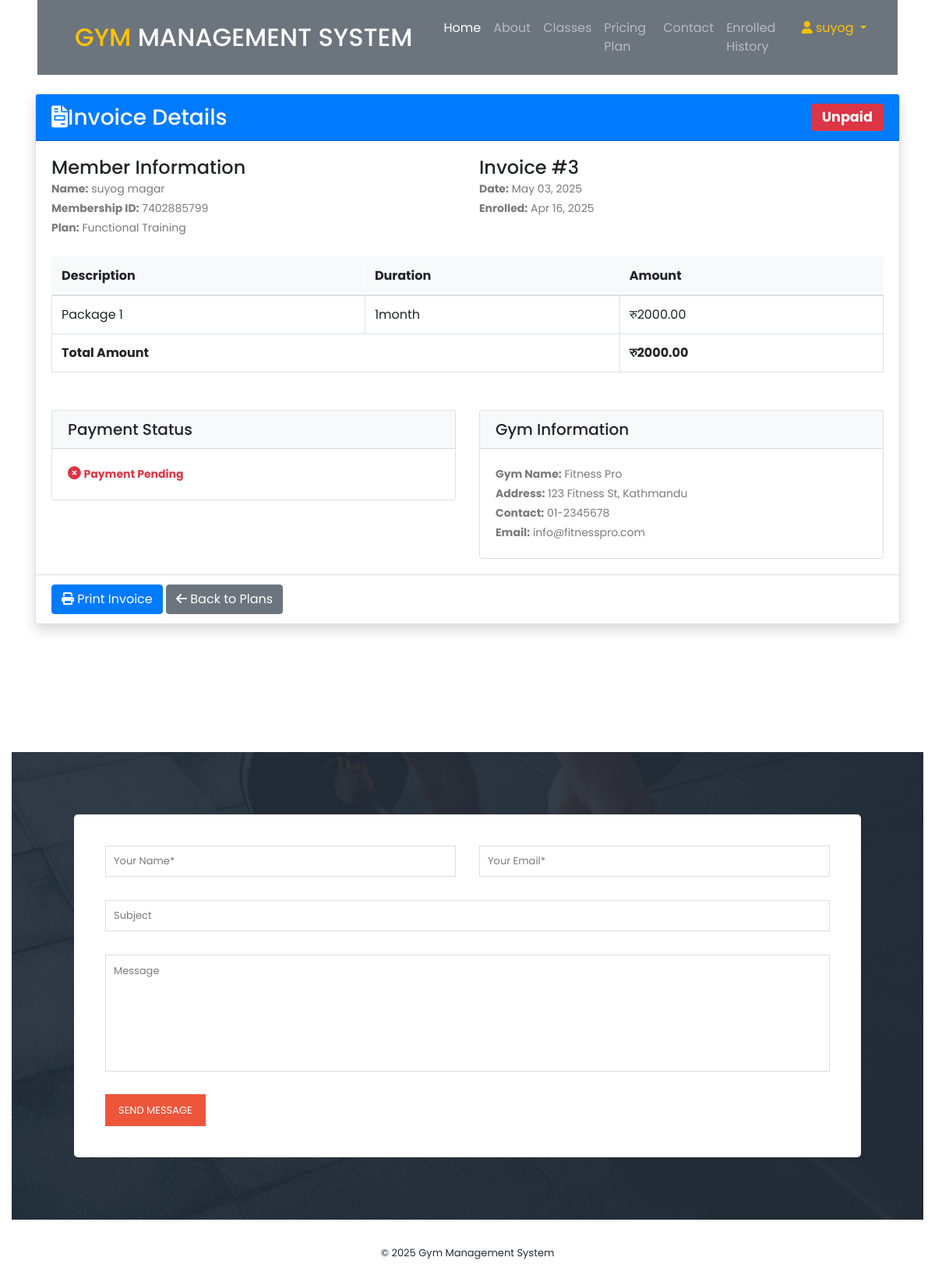
Page /invoice/3/ (signed in) on the committed database.
### app/models.py (models this page shows, shortened)
class Enroll(models.Model):
    package = models.ForeignKey(Package, on_delete=models.CASCADE, null=True, blank=True)
    register = models.ForeignKey(Signup, on_delete=models.CASCADE, null=True, blank=True)
    enrollnumber = models.CharField(max_length=100, null=True, blank=True)
    status = models.IntegerField(choices=STATUS, default=1)
    creationdate = models.DateTimeField(auto_now_add=True)

class Signup(models.Model):
    user = models.OneToOneField(User, on_delete=models.CASCADE, null=True)  # One-to-One link with User
    mobile = models.CharField(max_length=15, null=True)
    state = models.CharField(max_length=150, null=True)
    city = models.CharField(max_length=150, null=True)
    address = models.CharField(max_length=200, null=True)
    creationdate = models.DateTimeField(auto_now_add=True)

class Package(models.Model):
    category = models.ForeignKey(Category, on_delete=models.CASCADE, null=True)
    packagename = models.ForeignKey(Packagetype, on_delete=models.CASCADE, null=True)
    titlename = models.CharField(max_length=200, null=True)
    packageduration = models.CharField(max_length=50, null=True)
    price = models.DecimalField(max_digits=10, decimal_places=2, null=True)
    description = models.TextField(null=True)
    creationdate = models.DateTimeField(auto_now_add=True)

class Packagetype(models.Model):
    category = models.ForeignKey(Category, on_delete=models.CASCADE, null=True)
    packagename = models.CharField(max_length=200, null=True)
    creationdate = models.DateTimeField(auto_now_add=True)

### app/views.py (the view)
# urls.py: path('invoice/<int:enroll_id>/', view_invoice, name='view_invoice'),
def view_invoice(request, enroll_id):
    try:
        enroll = get_object_or_404(Enroll, id=enroll_id, register__user=request.user)
        payment = Payment.objects.filter(enroll=enroll).first()
        payment_status = "Paid" if (payment and payment.status == 1) else "Unpaid"
        status_badge = "bg-success" if payment_status == "Paid" else "bg-danger"
        context = {
            'enroll': enroll,
            'payment': payment,
            'date': timezone.now().date(),
            'payment_status': payment_status,
            'status_badge': status_badge
        }
        return render(request, 'invoice.html', context)
    except Exception as e:
        messages.error(request, f"Error loading invoice: {str(e)}")
        return redirect('enrolled_plans')

### templates/invoice.html (shortened to what this page needs)
{% extends 'header.html' %}
{% load static %}
{% block main_content %}
<div class="container py-4">
    <div class="card shadow">
        <div class="card-header bg-primary text-white d-flex justify-content-between align-items-center">
            <h3 class="mb-0">
                <i class="fas fa-file-invoice me-2"></i>Invoice Details
            </h3>
            <span class="badge {% if payment_status == 'Paid' %}bg-success{% else %}bg-danger{% endif %} payment-status">
                {{ payment_status }}
            </span>
        </div>
        <div class="card-body">
            <div class="row mb-4">
                <div class="col-md-6">
                    <h4>Member Information</h4>
                    <p><strong>Name:</strong> {{ enroll.register.user.get_full_name }}</p>
                    <p><strong>Membership ID:</strong> {{ enroll.enrollnumber }}</p>
                    <p><strong>Plan:</strong> {{ enroll.package.titlename }}</p>
                </div>
                <div class="col-md-6 text-end">
                    <h4>Invoice #{{ enroll.id }}</h4>
                    <p><strong>Date:</strong> {{ date|date:"M d, Y" }}</p>
                    <p><strong>Enrolled:</strong> {{ enroll.creationdate|date:"M d, Y" }}</p>
                </div>
            </div>
            <div class="table-responsive mb-4">
                <table class="table table-bordered">
                    <thead class="table-light">
                        <tr>
                            <th>Description</th>
                            <th>Duration</th>
                            <th>Amount</th>
                        </tr>
                    </thead>
                    <tbody>
                        <tr>
                            <td>{{ enroll.package.packagename.packagename }}</td>
                            <td>{{ enroll.package.packageduration }}</td>
                            <td>रु{{ enroll.package.price }}</td>
                        </tr>
                        <tr>
                            <td colspan="2" class="text-end"><strong>Total Amount</strong></td>
                            <td><strong>रु{{ enroll.package.price }}</strong></td>
                        </tr>
                    </tbody>
                </table>
            </div>
            <div class="row">
                <div class="col-md-6">
                    <div class="card">
                        <div class="card-header bg-light">
                            <h5 class="mb-0">Payment Status</h5>
                        </div>
                        <div class="card-body">
                            {% if payment_status == "Paid" %}
                                <p class="text-success">
                                    <i class="fas fa-check-circle me-2"></i>
                                    <strong>Payment Completed</strong>
                                </p>
                                {% if payment %}
                                <p><strong>Paid On:</strong> {{ payment.creationdate|date:"M d, Y" }}</p>
                                <p><strong>Transaction ID:</strong> {{ payment.transaction_uuid }}</p>
                                {% endif %}
                            {% else %}
                                <p class="text-danger">
                                    <i class="fas fa-times-circle me-2"></i>
                                    <strong>Payment Pending</strong>
                                </p>
                            {% endif %}
                        </div>
                    </div>
                </div>
                <div class="col-md-6">
                    <div class="card">
                        <div class="card-header bg-light">
                            <h5 class="mb-0">Gym Information</h5>
                        </div>
                        <div class="card-body">
                            <p><strong>Gym Name:</strong> Fitness Pro</p>
                            <p><strong>Address:</strong> 123 Fitness St, Kathmandu</p>
                            <p><strong>Contact:</strong> 01-2345678</p>
                            <p><strong>Email:</strong> info@fitnesspro.com</p>
                        </div>
                    </div>
                </div>
            </div>
        </div>
        <div class="card-footer bg-white">
            <button onclick="window.print()" class="btn btn-primary me-2">
                <i class="fas fa-print me-1"></i> Print Invoice
            </button>
            <a href="{% url 'enrolled_plans' %}" class="btn btn-secondary">
                <i class="fas fa-arrow-left me-1"></i> Back to Plans
            </a>
        </div>
    </div>
</div>
{% endblock %}

### templates/header.html (shortened to what this page needs)
{% load static %}
<!DOCTYPE html>
<html lang="en">
<head>
    <link rel="stylesheet" href="{% static 'assets/css/bootstrap.min.css' %}">
    <link rel="stylesheet" href="{% static 'assets/css/font-awesome.css' %}">
    <link rel="stylesheet" href="{% static 'assets/css/templatemo-training-studio.css' %}">
    <link rel="stylesheet" href="https://cdnjs.cloudflare.com/ajax/libs/font-awesome/6.0.0/css/all.min.css" />
</head>
<body>
<div class="container-fluid position-relative nav-bar p-0">
    <div class="position-relative px-lg-5" style="z-index: 9;">
        <nav class="navbar navbar-expand-lg bg-secondary navbar-dark py-3 py-lg-3 pl-3 pl-lg-5">
            <a href="/" class="navbar-brand">
                <h2 class="text-uppercase text-warning mb-0">Gym <span class="text-white">Management System</span></h2>
            </a>
            <div class="collapse navbar-collapse justify-content-between px-3" id="navbarCollapse">
                <ul class="navbar-nav ml-auto py-0">
                    <li class="nav-item"><a href="/" class="nav-link active">Home</a></li>
                    <li class="nav-item"><a href="#features" class="nav-link">About</a></li>
                    <li class="nav-item"><a href="#our-classes" class="nav-link">Classes</a></li>
                    <li class="nav-item"><a href="#trainers" class="nav-link">Pricing Plan</a></li>
                    <li class="nav-item"><a href="#contact-us" class="nav-link">Contact</a></li>
                    {% if request.user.is_authenticated %}
                        <li class="nav-item"><a href="/enrolled_history/" class="nav-link">Enrolled History</a></li>
                        <li class="nav-item dropdown">
                            <span class="nav-link dropdown-toggle text-warning" >
                                <i class="fa fa-user"></i> {{ request.user.first_name }}
                            </span>
                        </li>
                    {% else %}
                        <li class="nav-item"><a href="/login" class="nav-link">Login</a></li>
                    {% endif %}
                </ul>
            </div>
        </nav>
    </div>
</div>
<div class="main">
    {% block main_content %}
    {% endblock %}
</div>
<section class="section" id="contact-us">
    <div class="container-fluid">
        <div class="row">
            <div class="col-lg-12 col-md-6 col-xs-12">
                <div class="contact-form">
                    <form id="contact" action="" method="post">
                        <div class="row">
                            <div class="col-md-6">
                                <input name="name" type="text" id="name" placeholder="Your Name*" required>
                            </div>
                            <div class="col-md-6">
                                <input name="email" type="email" id="email" placeholder="Your Email*" required>
                            </div>
                            <div class="col-md-12">
                                <input name="subject" type="text" id="subject" placeholder="Subject">
                                <textarea name="message" rows="6" id="message" placeholder="Message" required></textarea>
                                <button type="submit" id="form-submit" class="main-button">Send Message</button>
                            </div>
                        </div>
                    </form>
                </div>
            </div>
        </div>
    </div>
</section>
<footer>
    <div class="container text-center">
        <p>© <script>document.write(new Date().getFullYear());</script> Gym Management System</p>
    </div>
</footer>
</body>
</html>

### static/assets/css/templatemo-training-studio.css (style rules this page uses)
html, body, div, span, applet, object, iframe, h1, h2, h3, h4, h5, h6, p, blockquote, div pre, a, abbr, acronym, address, big, cite, code, del, dfn, em, font, img, ins, kbd, q, s, samp, small, strike, strong, sub, sup, tt, var, b, u, i, center, dl, dt, dd, ol, ul, li, figure, header, nav, section, article, aside, footer, figcaption { margin: 0; padding: 0; border: 0; outline: 0; }
ul, li { padding: 0; margin: 0; list-style: none; }
header, nav, section, article, aside, footer, hgroup { display: block; }
* { box-sizing: border-box; }
html, body { font-family: 'Poppins', sans-serif; font-weight: 400; background-color: #fff; font-size: 16px; -ms-text-size-adjust: 100%; -webkit-font-smoothing: antialiased; -moz-osx-font-smoothing: grayscale; }
a { text-decoration: none !important; }
h1, h2, h3, h4, h5, h6 { margin-top: 0px; margin-bottom: 0px; }
ul { margin-bottom: 0px; }
p { font-size: 14px; line-height: 25px; color: #7a7a7a; }
html, body { background: #fff; font-family: 'Poppins', sans-serif; }
#contact-us { margin-top: 140px; }
#contact-us .contact-form { padding: 80px; background-image: url(../images/contact-bg.jpg); background-position: center center; background-repeat: no-repeat; background-size: cover; }
#contact-us .contact-form #contact { background-color: #fff; padding: 40px; border-radius: 5px; }
.contact-form input, .contact-form textarea { color: #7a7a7a; font-size: 13px; border: 1px solid #ddd; background-color: #fff; width: 100%; height: 40px; outline: none; line-height: 40px; padding: 0px 10px; -webkit-appearance: none; -moz-appearance: none; appearance: none; margin-bottom: 30px; }
.contact-form textarea { height: 150px; resize: none; }
.contact-form ::placeholder { color: #7a7a7a; }
.contact-form button { display: inline-block; font-size: 13px; padding: 11px 17px; background-color: #ed563b; color: #fff; text-align: center; font-weight: 400; text-transform: uppercase; transition: all .3s; border: none; outline: none; margin-top: -8px; }
footer { text-align: center; padding: 30px 0px; }
footer p { color: #232d39; font-size: 13px; }

### templates/header.html (style rules this page uses)
.dropdown { position: relative; display: inline-block; }
.dropdown-toggle { cursor: pointer; }

### templates/invoice.html (style rules this page uses)
.payment-status { font-size: 1.1rem; padding: 0.5em 0.8em; border-radius: 0.25rem; }
.table { margin-bottom: 1.5rem; }
.table th { background-color: #f8f9fa; }
.text-success i, .text-danger i { font-size: 1.2em; }

### rows in the picture
Enroll: register.user.get_full_name "suyog magar", enrollnumber "7402885799", package.titlename "Functional Training", id "3", creationdate "Apr 16, 2025", package.packagename.packagename "Package 1", package.packageduration "1month", package.price "2000.00"

### other values in the picture
{{ request.user.first_name }} "suyog"
{{ payment_status }} "Unpaid"
{{ date|date:"M d, Y" }} "May 03, 2025"
